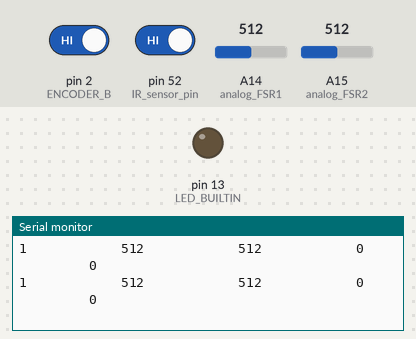
A sketch run on a simulated Arduino Mega 2560, built with avr-gcc and run on an emulated ATmega2560. On the bench: output pins drawn as LEDs (lit = HIGH), the last lines printed to the serial monitor. Inputs (shaded band) come from the test bench; at power-on: A14 (analog_FSR1) = 512, A15 (analog_FSR2) = 512, pin 2 (ENCODER_B) HIGH, pin 52 (IR_sensor_pin) HIGH.

Above: at 1.3 s.
1.4 s: A14 (analog_FSR1) set to 109
At 2.1 s:
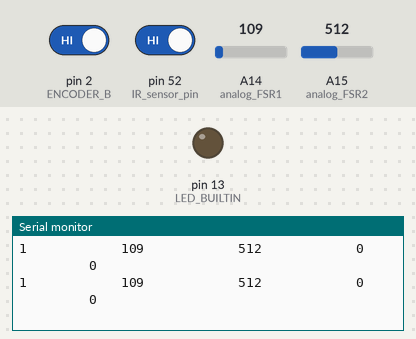
4.4 s: A14 (analog_FSR1) set to 93
At 4.9 s:
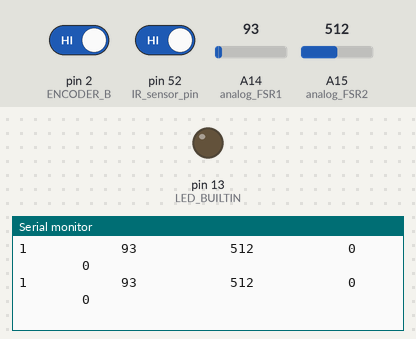
7.4 s: A15 (analog_FSR2) set to 105
At 8.1 s:
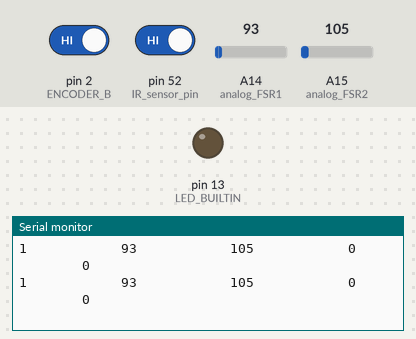
10.4 s: A15 (analog_FSR2) set to 91
At 11.3 s:
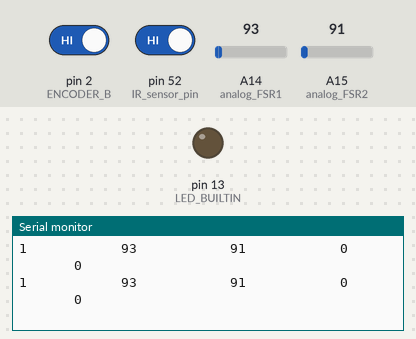
Timing chart, 0 to 13.4 s (numbered marks = the images above; inputs shaded):
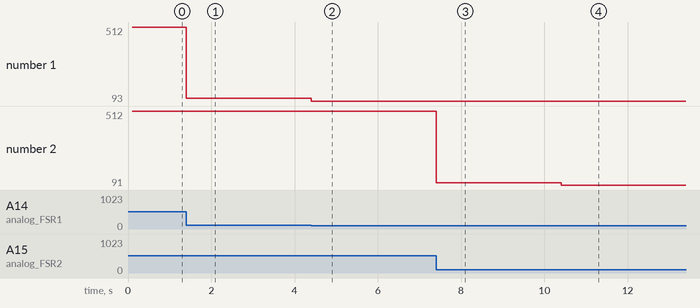

Measured:
- after the input at 1.4 s, the serial monitor: prints a new line at once (image 1)
- after the input at 4.4 s, the serial monitor: prints a new line at once (image 2)
- after the input at 7.4 s, the serial monitor: prints a new line at once (image 3)
- after the input at 10.4 s, the serial monitor: prints a new line at once (image 4)
- plotted number 1: 512 → 109 after the input at 1.4 s, 109 → 93 after the input at 4.4 s
- plotted number 2: 512 → 105 after the input at 7.4 s, 105 → 91 after the input at 10.4 s

The sketch:

task_arduino.ino
```cpp
#include <SparkFun_TB6612.h>

// Motor params
const int offset = 1;
#define STBY 0
#define E3_IN1 8
#define E3_IN2 9
#define E3_PWM 4
Motor motor_E3 = Motor(E3_IN1, E3_IN2, E3_PWM, offset, STBY);

// Connect to the two encoder outputs!
// https://store.arduino.cc/usa/mega-2560-r3
// https://www.instructables.com/ATTiny-Port-Manipulation-Part-15-DigitalRead/

//
#define ENCODER_A   3 // 3 --> PE5;
#define ENCODER_B   2 // 2 --> PE4;

// These let us convert ticks-to-RPM
//#define GEARING_ENCODERMULT     260

// Encoder variables
byte motordir;
int count = 0;
int targ;

// velocity estimate variation
float vel = 0.;
float lastVel = 0.;
float lastTm = 0.;
float now = 0.;
int lastTarg;

// rotation estimator
float full_rot = 265.3;

// pause
int nwait=0;
int nwait_tot = 100;
bool keep_spinning;

// data reading variables
char dio_data[1];
double target_count;
int tc;

// motor control variables
int thresh=0; // diff between true and target pos
int nthresh_tms=20; // number fo steps true and targ pos should be < thresh (corresponds to 50ms)

int n_tms=0; // starting number of times
int diff;  // diff b/w true and target pos
int diff2; // diff b/w/ true and lastTarg
int drivez=100; // drive PWM
int tm; // lenght of PWM in ms;
int tm2;

char c;

// IR sensor pin
const int IR_sensor_pin = 52;

// FSR pins
const int analog_FSR1 = A14;
const int analog_FSR2 = A15;

void interruptB() {
  //motordir = digitalRead(ENCODER_A);
  motordir = PINE;
  motordir = motordir & B00100000;
  if (motordir) {
    count += 1;
  }
  else {
    count -= 1;
  }
  // update last velocity
  lastVel = vel;

  // re-calc current velocity
  now = micros();
  vel = 1./(now - lastTm); // counts-per-uS
  vel = vel*1000; // counts-per-ms;

  // update last time for next calc
  lastTm = now;
}

void setup() {

  // Motor Params Setup //
  Serial.begin(115200);
  pinMode(LED_BUILTIN, OUTPUT);
  digitalWrite(LED_BUILTIN, LOW);

  pinMode(ENCODER_B, INPUT_PULLUP);
  pinMode(ENCODER_A, INPUT_PULLUP);
  attachInterrupt(digitalPinToInterrupt(ENCODER_B), interruptB, RISING);
  //attachInterrupt(digitalPinToInterrupt(ENCODER_A), interruptA, RISING);
  delay(100);

  // IR sensor setup //
  pinMode(IR_sensor_pin, INPUT_PULLUP);
}

void loop() {
  if (Serial.available() >= 1) {
    c = Serial.read();
    if (c=='d') {
      handle_word();
      target_count = target_count + 0.1;
      tc = (int) target_count;
      int ct_start = count;
      go_to_target();

      // keep this last target just in case
      lastTarg = targ;
    }
  }
  print_serial();
  delay(5); // runs at 200 hz
}

void go_to_target() {
  n_tms=0;
  nwait=0;
  keep_spinning = true;

  // Make it so that targ is always less than count
  diff = abs(count - tc);

  float targc = (float) tc;
  while (targc < count) {
    targc += full_rot;
  }
  targ = (int) targc;

  while ((diff >= thresh) and (n_tms < nthresh_tms)) {

    // Only do this if we're supposed to keep spinning //
    if (keep_spinning) {
      if ((diff - thresh) > 50 ) {
        tm = 10;
      }
      else {
        tm = 5;
      }

      // Forward movement (last resort)
      if (count > targ) {
        motor_E3.drive(drivez, tm);
        motor_E3.brake();
      }
//
      // Reverse movement (main thing)
       if (count < targ) {
        motor_E3.drive(-1*drivez, tm);
        motor_E3.brake();
      }

      // Check for deceleration //
      //check_decel();
    }

    // Wait  //
    delay(5);

    // Re-calc diff //
    diff = abs(count - targ);
    print_serial();

    // If diff == thresh increment //
    if (diff == thresh) {
      n_tms += 1;
    }
    // Re-set if ever unequal //
    else {
      n_tms = 0;
    }

    // Deal with this //
    if (!keep_spinning) {

      // Drive back to last target and wait here //
      diff2 = abs(count - lastTarg);
      if (diff2 > 50) {
        tm2 = 10;
      }

      else {
        tm2 = 5;
      }

      if (count > lastTarg) {
        motor_E3.drive(drivez, tm2);
        motor_E3.brake();
      }
      //
      // Reverse movement (main thing)
       if (count < lastTarg) {
        motor_E3.drive(-1*drivez, tm2);
        motor_E3.brake();
      }

      // Waiting time
      if (count == lastTarg) {
        nwait += 1;
      }
      else {
        nwait = 1;
      }

      // If we've waited long enough, set keep_spinning to true //
      if (nwait == nwait_tot) {
        nwait = 0;
        keep_spinning = true;
      }
    }
  }
}

void print_serial() {
//  Serial.print(digitalRead(ENCODER_A));
//  Serial.print("\t");
//  Serial.println(digitalRead(ENCODER_B));

//   IR sensor pin //
  Serial.print(digitalRead(IR_sensor_pin));
  Serial.print("     \t     ");

  // FSR 1 //
  Serial.print(analogRead(analog_FSR1));
  Serial.print("     \t     ");

  // FSR 2 //
  Serial.print(analogRead(analog_FSR2));
  Serial.print("     \t     ");

  // Wheel location
  Serial.print(count);
  Serial.print  ("     \t     ");

  // Wheel location
  Serial.print(targ);
  Serial.println  ("     \t     ");

//  // Diff
//  Serial.print(diff);
//  Serial.print("     \t     ");
//  // Vel
//  Serial.print(vel);
//  Serial.print("     \t     ");
//
//  // Last vel
//  Serial.print(lastVel);
//  Serial.println("     \t     ");

}

void handle_word() {
  Serial.readBytes(dio_data, 1);
  char d1 = dio_data[0];
  byte data_byte = dio_data[0];
  target_count = 0;

  for (int bit_idx = 0; bit_idx < 8; bit_idx += 1) {
      if (bitRead(data_byte, bit_idx)==1) {
        target_count += pow(2, bit_idx);
      }
  }
}

void check_decel() {
  // Time since last update //
  float v = 1./(micros() - lastTm); // counts-per-uS
  v = v*1000.; //  counts-per-ms;

  // Average number of counts per ms;
  // float avgSpd = 0.5*(abs(vel) + abs(lastVel));

  // If dt is slower t and you're within the zone
  if ((v < 0.25*abs(vel)) and (abs(count - lastTarg) < 40)) {
    keep_spinning = false;
  }

  else {
    keep_spinning = true;
  }
}
```
